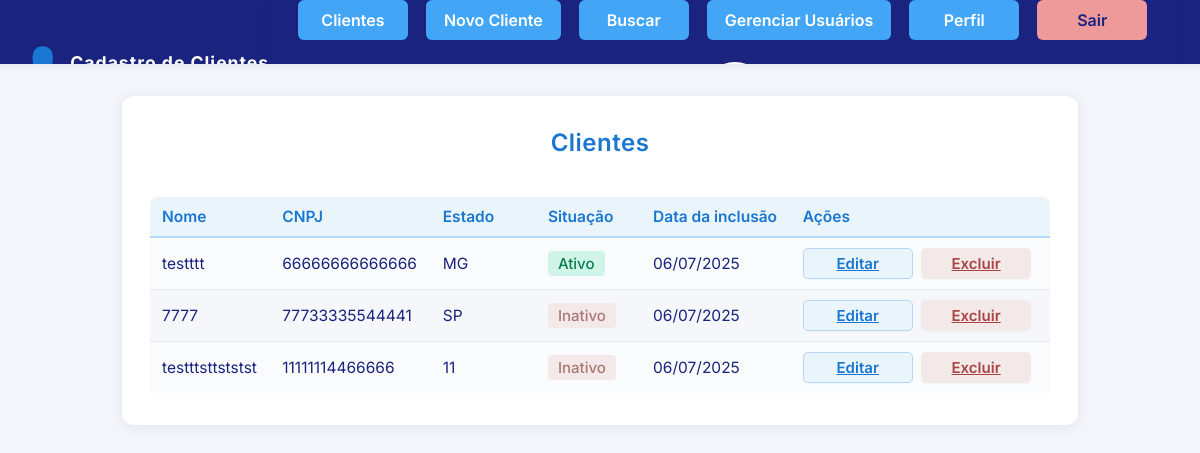
The app's page /clientes/ (signed in), older data.
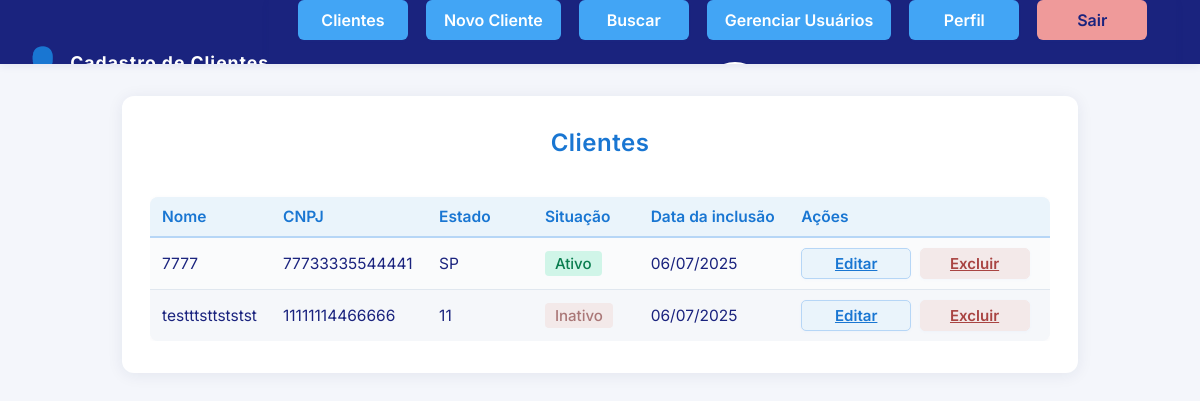
The same page, newer data.
### clientes/models.py (models this page shows, shortened)
class Cliente(models.Model):
    nome = models.CharField(max_length=100)
    cnpj = models.CharField(max_length=14, unique=True)
    estado_origem = models.CharField(max_length=2)
    situacao = models.BooleanField(default=True)
    data_inclusao = models.DateField(auto_now_add=True)

### usuarios/models.py (models this page shows, shortened)
class Profile(models.Model):
    user = models.OneToOneField(User, on_delete=models.CASCADE)
    image = models.ImageField(upload_to='profile_images/', blank=True, null=True)
    created_at = models.DateTimeField(auto_now_add=True)
    is_blocked = models.BooleanField(default=False)

### clientes/views.py (the view)
# urls.py: path('', lambda request: redirect('clientes:lista'), name='home'),  # redireciona a raiz para lista_clientes
@login_required
def lista_clientes(request):
    clientes = Cliente.objects.all()
    return render(request, 'clientes/lista_clientes.html', {'clientes': clientes})

### clientes/templates/clientes/lista_clientes.html (shortened to what this page needs)
{% extends 'clientes/base.html' %}
{% block content %}
<div class="list-container">
    <h2>Clientes</h2>
    <div class="table-responsive">
        <table class="result-table">
            <thead>
                <tr>
                    <th scope="col">Nome</th>
                    <th scope="col">CNPJ</th>
                    <th scope="col">Estado</th>
                    <th scope="col">Situação</th>
                    <th scope="col">Data da inclusão</th>
                    <th scope="col">Ações</th>
                </tr>
            </thead>
            <tbody>
                {% for cliente in clientes %}
                <tr>
                    <td>{{ cliente.nome }}</td>
                    <td>{{ cliente.cnpj }}</td>
                    <td>{{ cliente.estado_origem }}</td>
                    <td>
                        {% if cliente.situacao %}
                            <span class="ativo">Ativo</span>
                        {% else %}
                            <span class="inativo">Inativo</span>
                        {% endif %}
                    </td>
                    <td>{{ cliente.data_inclusao|date:"d/m/Y" }}</td>
                    <td>
                        <a href="{% url 'clientes:editar' cliente.pk %}" class="btn btn-outline-primary btn-sm">Editar</a>
                        <a href="{% url 'clientes:deletar' cliente.pk %}" class="btn btn-outline-danger btn-sm">Excluir</a>
                    </td>
                </tr>
                {% empty %}
                <tr>
                    <td colspan="6" class="empty-msg">Nenhum cliente encontrado.</td>
                </tr>
                {% endfor %}
            </tbody>
        </table>
    </div>
</div>
{% endblock %}

### clientes/templates/clientes/base.html (shortened to what this page needs)
<!DOCTYPE html>
<html lang="pt-br">
<head>
    <link rel="stylesheet" href="/static/style.css">
</head>
<body>
    <header class="header-flex header-distribute" style="background: var(--azul-escuro); color: var(--branco); display: flex; align-items: center; justify-content: space-between; width: 100vw; padding: 0 24px; min-height: 64px; box-sizing: border-box;">
        <div class="logo" style="flex-shrink: 0; display: flex; align-items: center; gap: 8px; font-size: 1.1em; color: var(--branco); font-weight: 700;">
            <span style="font-size:1.7em;">&#128100;</span>
            <span>Cadastro de Clientes</span>
        </div>
        {% if user.is_authenticated %}
        <nav class="main-nav" style="display: flex; gap: 18px; align-items: center;">
            <a href="{% url 'clientes:lista' %}">Clientes</a>
            <a href="{% url 'clientes:criar' %}">Novo Cliente</a>
            <a href="{% url 'clientes:buscar' %}">Buscar</a>
            {% if user.is_superuser %}
                <a href="{% url 'usuarios:gerenciar' %}">Gerenciar Usuários</a>
            {% endif %}
            <a href="{% url 'usuarios:perfil' %}">Perfil</a>
            <a href="{% url 'usuarios:logout' %}" style="background:var(--vermelho-suave);color:var(--azul-escuro);">Sair</a>
            <div class="user-profile" style="display: flex; align-items: center; gap: 12px; margin-left: 18px; min-width: 0;">
                <a href="{% url 'usuarios:perfil' %}" style="display: flex; align-items: center; padding: 0; background: none; box-shadow: none; text-decoration: none; flex-shrink: 0;">
                    {% if user.profile.image and user.profile.image.url %}
                        <img src="{{ user.profile.image.url }}" alt="Foto de perfil de {{ user.username }}" class="avatar-img" style="width: 48px; height: 48px; border-radius: 50%; object-fit: cover; border: 2px solid #fff; box-shadow: 0 2px 4px rgba(0,0,0,0.1);">
                    {% else %}
                        <span class="avatar-img" style="display: inline-flex; align-items: center; justify-content: center; background: #4CAF50; color: #fff; font-weight: 700; font-size: 1.2em; border: 2px solid #fff; text-transform: uppercase; width: 48px; height: 48px; border-radius: 50%; box-shadow: 0 2px 4px rgba(0,0,0,0.1);">
                        </span>
                    {% endif %}
                </a>
            </div>
        </nav>
        {% endif %}
    </header>
    <main>
        {% block content %}{% endblock %}
    </main>
</body>
</html>

### static/style.css (style rules this page uses)
:root { --azul-escuro: #1A237E; --azul-claro: #42A5F5; --branco: #FFFFFF; --cinza-claro: #F5F7FA; --cinza-medio: #B0BEC5; --verde-suave: #66BB6A; --vermelho-suave: #EF9A9A; --fonte-principal: 'Inter', 'Roboto', 'Montserrat', Arial, sans-serif; }
body { background: var(--cinza-claro); font-family: var(--fonte-principal); color: var(--azul-escuro); margin: 0; padding: 0; }
header { position: fixed; top: 0; left: 0; width: 100vw; background: var(--azul-escuro); color: var(--branco); z-index: 1000; box-shadow: 0 2px 8px rgba(26,35,126,0.08); display: flex; align-items: center; justify-content: space-between; padding: 0 32px; height: 64px; max-width: 100vw; overflow-x: auto; }
header .logo { font-size: 1.5rem; font-weight: 700; letter-spacing: 1px; color: var(--branco); display: flex; align-items: center; gap: 10px; min-width: 0; }
header nav { display: flex; gap: 16px; flex-wrap: wrap; min-width: 0; overflow-x: auto; max-width: 100vw; justify-content: center; align-items: center; margin: 0 auto; padding: 8px 0; }
header nav a { color: var(--branco); background: var(--azul-claro); text-decoration: none; padding: 10px 22px; border-radius: 6px; font-weight: 600; font-size: 1.07em; transition: background 0.2s, color 0.2s, box-shadow 0.18s; white-space: nowrap; min-width: 0; box-shadow: 0 1px 3px rgba(66,165,245,0.04); margin-bottom: 4px; border: none; outline: none; display: inline-block; }
main { max-width: 1100px; margin: 96px auto 32px auto; background: none; padding: 0 8px; box-sizing: border-box; }
h1, h2, h3, h4 { font-family: var(--fonte-principal); font-weight: 700; color: var(--azul-escuro); margin-top: 0; }
button, .btn { background: var(--azul-claro); color: var(--branco); border: none; border-radius: 6px; padding: 10px 22px; font-size: 1rem; font-weight: 600; cursor: pointer; transition: background 0.18s, box-shadow 0.18s, color 0.18s; box-shadow: 0 1px 3px rgba(66,165,245,0.04); outline: none; }
.table-responsive { overflow-x: auto; width: 100%; box-sizing: border-box; }
table { width: 100%; border-collapse: separate; border-spacing: 0; background: var(--cinza-claro); border-radius: 10px; box-shadow: 0 1px 5px rgba(26,35,126,0.04); font-size: 0.97rem; min-width: 600px; max-width: 100%; box-sizing: border-box; }
th, td { border-bottom: 1px solid var(--cinza-medio); padding: 12px 14px; text-align: left; vertical-align: middle; min-width: 80px; max-width: 300px; word-break: break-word; }
th { background: var(--azul-claro); color: var(--branco); font-weight: 600; }
tr:last-child td { border-bottom: none; }
tr:nth-child(even) td { background: var(--branco); }
.header-flex { display: flex; align-items: center; justify-content: center; position: fixed; top: 0; left: 0; width: 100vw; background: var(--azul-escuro); color: var(--branco); z-index: 1000; box-shadow: 0 2px 8px rgba(26,35,126,0.08); padding: 0 32px; height: 64px; max-width: 100vw; overflow-x: auto; }
.header-flex .logo { flex: 0 0 auto; display: flex; align-items: center; gap: 10px; min-width: 0; font-size: 1.5rem; font-weight: 700; color: var(--branco); }
.main-nav { background: var(--azul-escuro) !important; width: 100%; border-radius: 0; padding: 6px 0; margin: 0; display: flex; justify-content: center; align-items: center; gap: 20px; box-shadow: 0 2px 8px rgba(26,35,126,0.08); }
.header-distribute { display: flex; flex-direction: row; align-items: center; justify-content: space-between; width: 100vw; box-sizing: border-box; padding-right: 24px; }
.avatar-img { width: 54px; height: 54px; min-width: 54px; min-height: 54px; max-width: 54px; max-height: 54px; box-shadow: 0 1px 4px rgba(26,35,126,0.10); object-fit: cover; border-radius: 50%; display: inline-flex; align-items: center; justify-content: center; font-size: 1.5em; background: var(--azul-claro); color: #fff; border: 2px solid var(--azul-escuro); }
.btn, .card-actions a, .actions-row a, .main-nav a, .result-table a { min-width: 110px; padding: 10px 18px; white-space: nowrap; text-align: center; font-size: 1em; font-weight: 600; border-radius: 6px; display: inline-block; box-sizing: border-box; }

### clientes/templates/clientes/base.html (style rules this page uses)
.header-flex { flex-wrap: wrap; }
.main-nav { flex: 1 1 300px; min-width: 180px; justify-content: center; align-items: center; gap: 20px; display: flex; padding: 0; }

Row changes from the older to the newer data that the page shows:
removed Cliente: nome "testttt", cnpj "66666666666666", estado_origem "MG", situacao "Ativo", data_inclusao "06/07/2025"
changed Cliente "SP": situacao "Inativo" → "Ativo"
